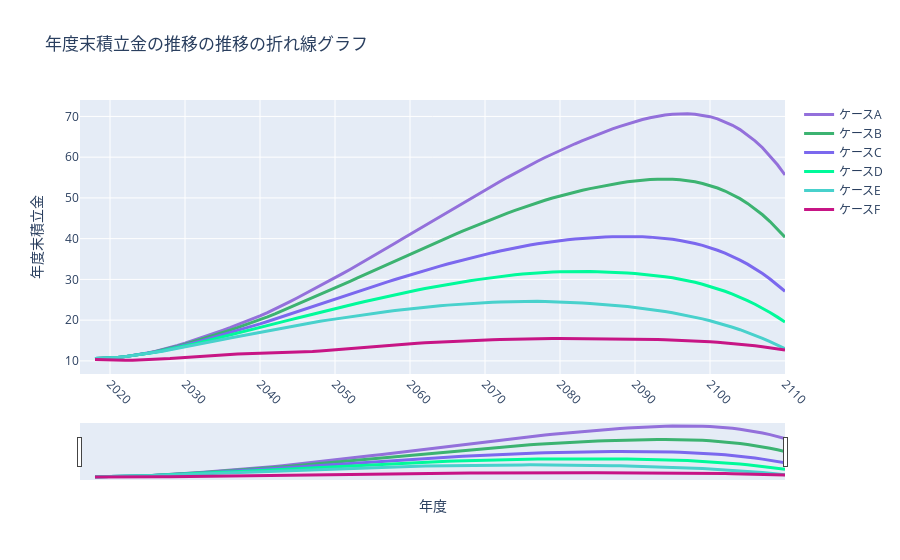

The notebook cell this image was saved under:
### Code cell
fig = go.Figure()
fig.add_trace(go.Scatter(x=aws['年度'], y=aws['年度末積立金'], name='ケースA',
                         line=dict(color='mediumpurple', width=3),
                         hovertext=(aws['年度'],aws['年度末積立金'])))
fig.add_trace(go.Scatter(x=bws['年度'], y=bws['年度末積立金'], name='ケースB',
                         line=dict(color='mediumseagreen', width=3),
                         hovertext=(bws['年度'],bws['年度末積立金'])))
fig.add_trace(go.Scatter(x=cws['年度'], y=cws['年度末積立金'], name='ケースC',
                         line=dict(color='mediumslateblue', width=3),
                         hovertext=(cws['年度'],cws['年度末積立金'])))
fig.add_trace(go.Scatter(x=dws['年度'], y=dws['年度末積立金'], name='ケースD',
                         line=dict(color='mediumspringgreen', width=3),
                         hovertext=(cws['年度'],dws['年度末積立金'])))
fig.add_trace(go.Scatter(x=ews['年度'], y=ews['年度末積立金'], name='ケースE',
                         line=dict(color='mediumturquoise', width=3),
                         hovertext=(cws['年度'],ews['年度末積立金'])))
fig.add_trace(go.Scatter(x=fws['年度'], y=fws['年度末積立金'], name='ケースF',
                         line=dict(color='mediumvioletred', width=3),
                         hovertext=(cws['年度'],fws['年度末積立金'])))

fig.update_layout(title='年度末積立金の推移の推移の折れ線グラフ',
                   xaxis_title='年度',
                   yaxis_title='年度末積立金')
fig.update_layout(xaxis_range=['2016', '2110'],
                 xaxis_rangeslider_visible=True)
fig.update_xaxes(tickangle=45)
fig.write_html(f'output/deposit_all.html', auto_open=False)
fig.show()
